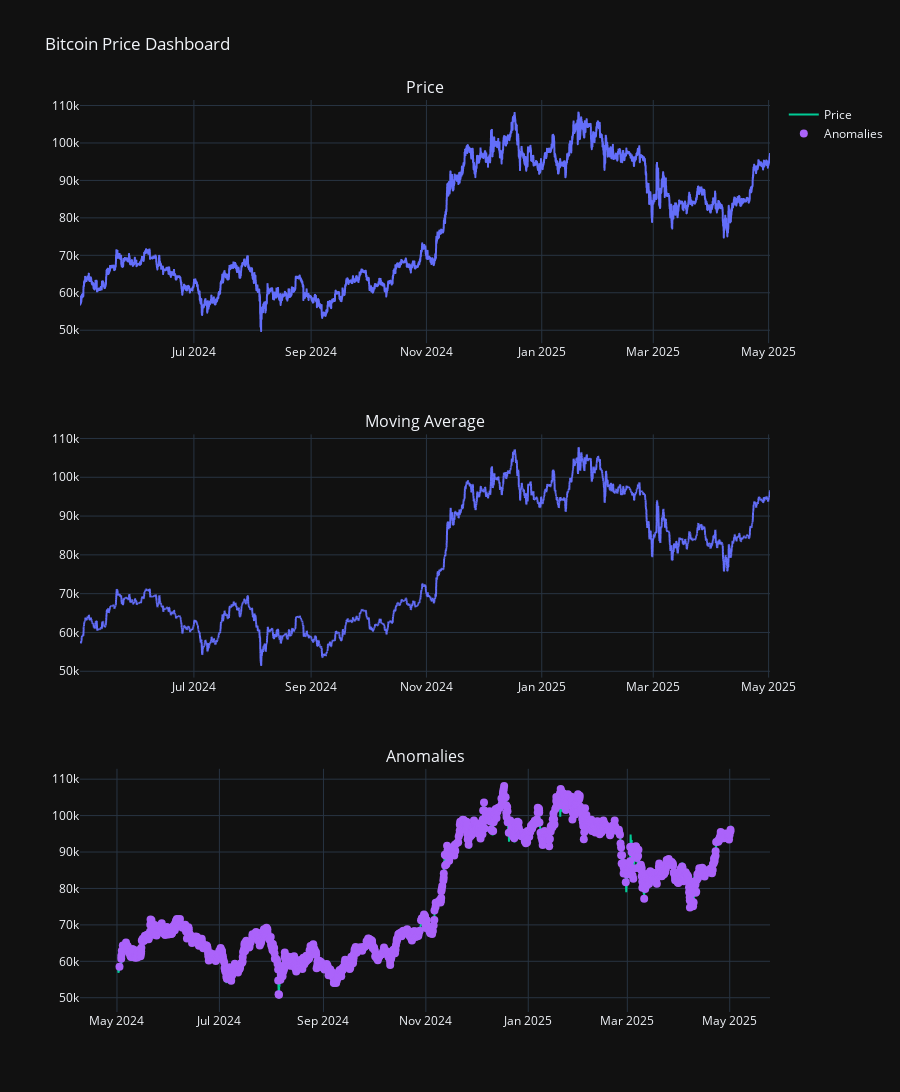

Notebook code cell kept with this figure:
### Code cell
fig = plot_dashboard(df)
display(fig)

### Figure 1 — Plotly figure (JSON) as saved in the notebook; plotly's stock layout.template omitted (floating-point values rounded to 4 significant figures; data arrays with more than 128 entries replaced by an {"elided": "..."} marker saying what was removed)
{"data": [{"hovertemplate": "timestamp=%{x}<br>price=%{y}<extra></extra>", "legendgroup": "", "line": {"color": "#636efa", "dash": "solid"}, "marker": {"symbol": "circle"}, "mode": "lines", "name": "", "showlegend": false, "type": "scattergl", "x": {"elided": "17523 str values"}, "xaxis": "x", "y": {"elided": "17523 float values"}, "yaxis": "y"}, {"hovertemplate": "timestamp=%{x}<br>moving_avg=%{y}<extra></extra>", "legendgroup": "", "line": {"color": "#636efa", "dash": "solid"}, "marker": {"symbol": "circle"}, "mode": "lines", "name": "", "showlegend": false, "type": "scattergl", "x": {"elided": "17523 str values"}, "xaxis": "x2", "y": {"elided": "17523 float values"}, "yaxis": "y2"}, {"mode": "lines", "name": "Price", "type": "scatter", "x": {"elided": "17523 str values"}, "xaxis": "x3", "y": {"elided": "17523 float values"}, "yaxis": "y3"}, {"marker": {"size": 8}, "mode": "markers", "name": "Anomalies", "type": "scatter", "x": {"elided": "1129 str values"}, "xaxis": "x3", "y": {"elided": "1129 float values"}, "yaxis": "y3"}], "layout": {"annotations": [{"font": {"size": 16}, "showarrow": false, "text": "Price", "x": 0.5, "xanchor": "center", "xref": "paper", "y": 1, "yanchor": "bottom", "yref": "paper"}, {"font": {"size": 16}, "showarrow": false, "text": "Moving Average", "x": 0.5, "xanchor": "center", "xref": "paper", "y": 0.6333, "yanchor": "bottom", "yref": "paper"}, {"font": {"size": 16}, "showarrow": false, "text": "Anomalies", "x": 0.5, "xanchor": "center", "xref": "paper", "y": 0.2667, "yanchor": "bottom", "yref": "paper"}], "height": 1200, "title": {"text": "Bitcoin Price Dashboard"}, "xaxis": {"anchor": "y", "domain": [0, 1]}, "xaxis2": {"anchor": "y2", "domain": [0, 1]}, "xaxis3": {"anchor": "y3", "domain": [0, 1]}, "yaxis": {"anchor": "x", "domain": [0.7333, 1]}, "yaxis2": {"anchor": "x2", "domain": [0.3667, 0.6333]}, "yaxis3": {"anchor": "x3", "domain": [0, 0.2667]}}}
